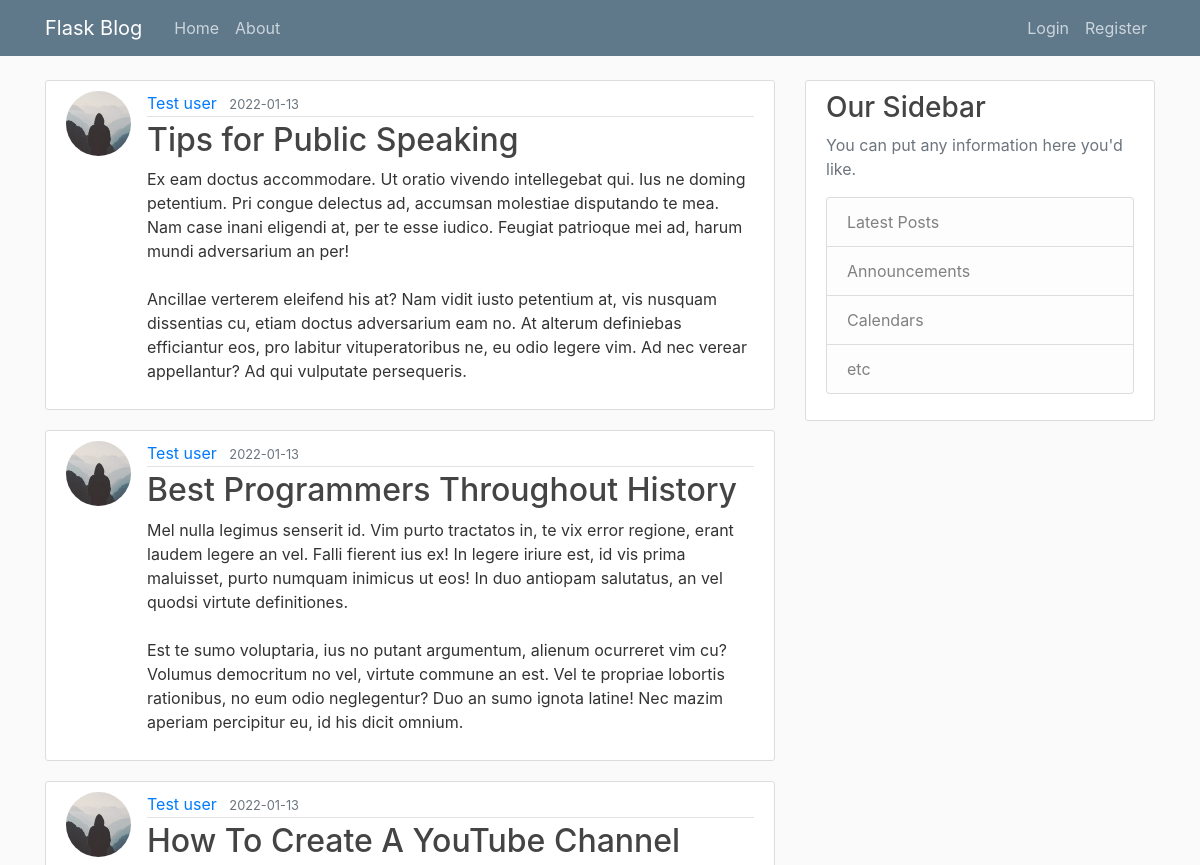
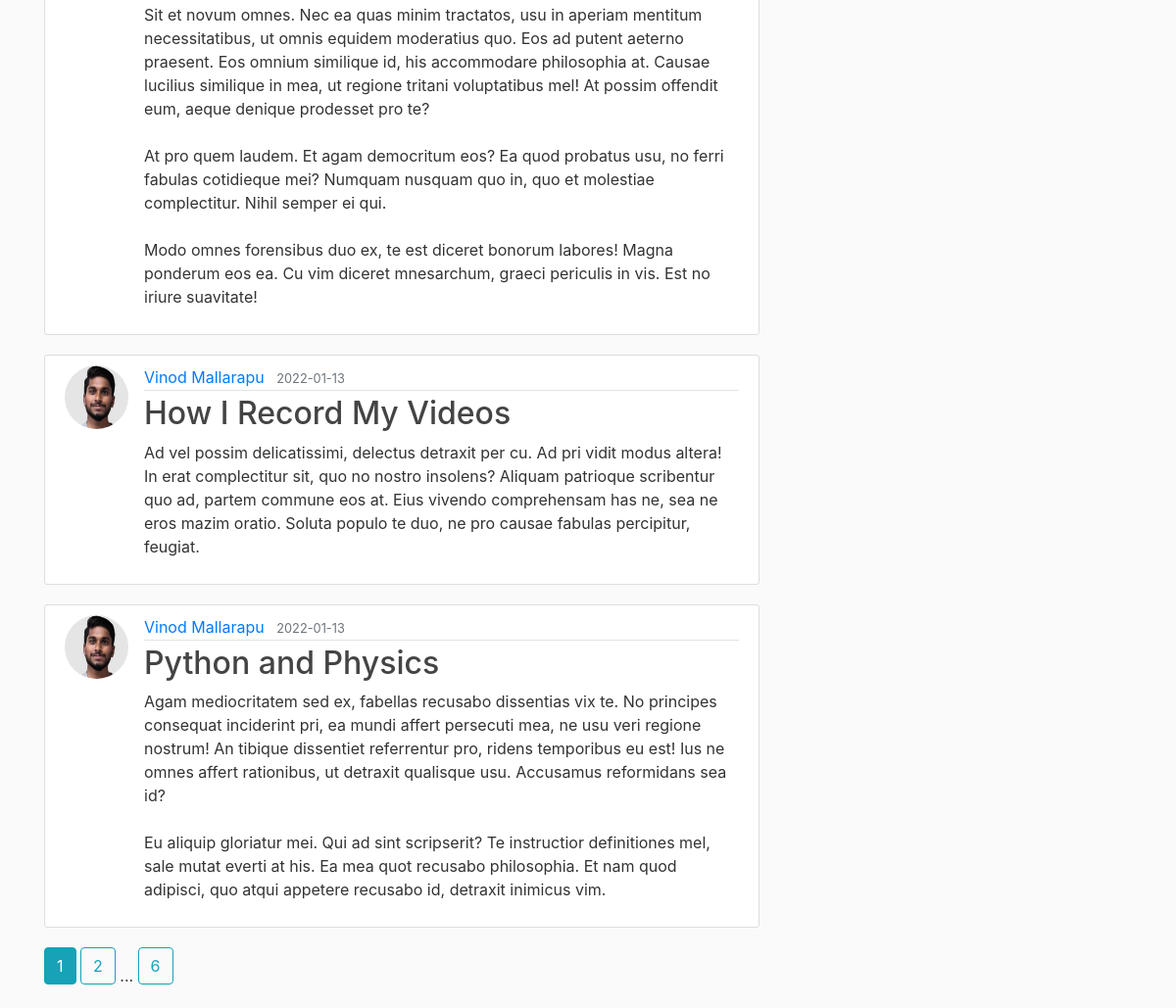
The page /home on the database its author committed (2 pictures, top to bottom).
### flaskblog/models.py (models this page shows, shortened)
class Post(db.Model):
    id = db.Column(db.Integer, primary_key=True)
    title = db.Column(db.String(100), nullable=False)
    date_posted = db.Column(db.DateTime, nullable=False, default=datetime.utcnow)
    content = db.Column(db.Text, nullable=False)
    user_id = db.Column(db.Integer, db.ForeignKey('user.id'), nullable=False)

class User(db.Model, UserMixin):
    id = db.Column(db.Integer, primary_key=True)
    username = db.Column(db.String(20), unique=True, nullable=False)
    email = db.Column(db.String(120), unique=True, nullable=False)
    img_file = db.Column(db.String(20), nullable=False, default='default.jpg')
    password = db.Column(db.String(60), nullable=False)
    posts = db.relationship('Post', backref='author', lazy=True)

### flaskblog/main/routes.py (the view)
@main.route("/")
@main.route("/home")
def home():
    page = request.args.get('page', 1, type=int)
    posts = Post.query.order_by(Post.date_posted.desc()).paginate(page=page, per_page=5)
    return render_template('home.html', posts=posts)

### flaskblog/templates/home.html
{% extends "layout.html" %}
{% block content %}
    {% for post in posts.items %}
        <article class="media content-section">
            <img class="rounded-circle article-img" src="{{ url_for('static', filename='profile_pics/' + post.author.img_file) }}">
          <div class="media-body">
            <div class="article-metadata">
              <a class="mr-2" href="{{ url_for('users.user_posts', username=post.author.username) }}">{{ post.author.username }}</a>
              <small class="text-muted">{{ post.date_posted.strftime('%Y-%m-%d') }}</small>
            </div>
            <h2><a class="article-title" href="{{ url_for('posts.post', post_id=post.id) }}">{{ post.title }}</a></h2>
            <p class="article-content">{{ post.content }}</p>
          </div>
        </article>
    {% endfor %}
    {% for page_num in posts.iter_pages(left_edge=1, right_edge=1, left_current=1, right_current=2) %}
      {% if page_num %}
        {% if posts.page == page_num %}
          <a class="btn btn-info mb-4" href="{{ url_for('main.home', page=page_num) }}">{{ page_num }}</a>
        {% else %}
          <a class="btn btn-outline-info mb-4" href="{{ url_for('main.home', page=page_num) }}">{{ page_num }}</a>
        {% endif %}
      {% else %}
        ...
      {% endif %}
    {% endfor %}
{% endblock content %}

### flaskblog/templates/layout.html (shortened to what this page needs)
<!DOCTYPE html>
<html>
<head>
    <link rel="stylesheet" href="https://maxcdn.bootstrapcdn.com/bootstrap/4.0.0/css/bootstrap.min.css">
    <link rel="stylesheet" type="text/css" href="{{ url_for('static', filename='main.css') }}">
</head>
<body>
    <header class="site-header">
      <nav class="navbar navbar-expand-md navbar-dark bg-steel fixed-top">
        <div class="container">
          <a class="navbar-brand mr-4" href="/">Flask Blog</a>
          <div class="collapse navbar-collapse" id="navbarToggle">
            <div class="navbar-nav mr-auto">
              <a class="nav-item nav-link" href="{{ url_for('main.home') }}">Home</a>
              <a class="nav-item nav-link" href="{{ url_for('main.about') }}">About</a>
            </div>
            <div class="navbar-nav">
              {% if current_user.is_authenticated %}
                <a class="nav-item nav-link" href="{{ url_for('posts.new_post') }}">New Post</a>
                <a class="nav-item nav-link" href="{{ url_for('users.account') }}">Account</a>
                <a class="nav-item nav-link" href="{{ url_for('users.logout') }}">Logout</a>
              {% else %}
                <a class="nav-item nav-link" href="{{ url_for('users.login') }}">Login</a>
                <a class="nav-item nav-link" href="{{ url_for('users.register') }}">Register</a>
              {% endif %}
            </div>
          </div>
        </div>
      </nav>
    </header>
    <main role="main" class="container">
      <div class="row">
        <div class="col-md-8">
          {% block content %}{% endblock %}
        </div>
        <div class="col-md-4">
          <div class="content-section">
            <h3>Our Sidebar</h3>
            <p class='text-muted'>You can put any information here you'd like.
              <ul class="list-group">
                <li class="list-group-item list-group-item-light">Latest Posts</li>
                <li class="list-group-item list-group-item-light">Announcements</li>
                <li class="list-group-item list-group-item-light">Calendars</li>
                <li class="list-group-item list-group-item-light">etc</li>
              </ul>
            </p>
          </div>
        </div>
      </div>
    </main>
</body>
</html>

### flaskblog/static/main.css (style rules this page uses)
body { background: #fafafa; color: #333333; margin-top: 5rem; }
h1, h2, h3, h4, h5, h6 { color: #444444; }
.bg-steel { background-color: #5f788a; }
.site-header .navbar-nav .nav-link { color: #cbd5db; }
.content-section { background: #ffffff; padding: 10px 20px; border: 1px solid #dddddd; border-radius: 3px; margin-bottom: 20px; }
.article-title { color: #444444; }
.article-content { white-space: pre-line; }
.article-img { height: 65px; width: 65px; margin-right: 16px; }
.article-metadata { padding-bottom: 1px; margin-bottom: 4px; border-bottom: 1px solid #e3e3e3 }

### rows shown on the page
Post: img_file (placeholder picture), author.username "Test user", date_posted "2022-01-13", title "Tips for Public Speaking", content "Ex eam doctus accommodare. Ut oratio vivendo intellegebat qui. Ius ne doming petentium. Pri congue delectus ad, accumsan molestiae disputando te mea. Nam case inani eligendi at, per te esse iudico. Feugiat patrioque mei ad, harum mundi adversarium an per! Ancillae verterem eleifend his at? Nam vidit iusto petentium at, vis nusquam dissentias cu, etiam doctus adversarium eam no. At alterum definiebas efficiantur eos, pro labitur vituperatoribus ne, eu odio legere vim. Ad nec verear appellantur? Ad qui vulputate persequeris."
Post: img_file (placeholder picture), author.username "Test user", date_posted "2022-01-13", title "Best Programmers Throughout History", content "Mel nulla legimus senserit id. Vim purto tractatos in, te vix error regione, erant laudem legere an vel. Falli fierent ius ex! In legere iriure est, id vis prima maluisset, purto numquam inimicus ut eos! In duo antiopam salutatus, an vel quodsi virtute definitiones. Est te sumo voluptaria, ius no putant argumentum, alienum ocurreret vim cu? Volumus democritum no vel, virtute commune an est. Vel te propriae lobortis rationibus, no eum odio neglegentur? Duo an sumo ignota latine! Nec mazim aperiam percipitur eu, id his dicit omnium."
Post: img_file (placeholder picture), author.username "Test user", date_posted "2022-01-13", title "How To Create A YouTube Channel", content "Sit et novum omnes. Nec ea quas minim tractatos, usu in aperiam mentitum necessitatibus, ut omnis equidem moderatius quo. Eos ad putent aeterno praesent. Eos omnium similique id, his accommodare philosophia at. Causae lucilius similique in mea, ut regione tritani voluptatibus mel! At possim offendit eum, aeque denique prodesset pro te? At pro quem laudem. Et agam democritum eos? Ea quod probatus usu, no ferri fabulas cotidieque mei? Numquam nusquam quo in, quo et molestiae complectitur. Nihil semper ei qui. Modo omnes forensibus duo ex, te est diceret bonorum labores! Magna ponderum eos ea. Cu vim diceret mnesarchum, graeci periculis in vis. Est no iriure suavitate!"
Post: img_file (picture), author.username "Vinod Mallarapu", date_posted "2022-01-13", title "How I Record My Videos", content "Ad vel possim delicatissimi, delectus detraxit per cu. Ad pri vidit modus altera! In erat complectitur sit, quo no nostro insolens? Aliquam patrioque scribentur quo ad, partem commune eos at. Eius vivendo comprehensam has ne, sea ne eros mazim oratio. Soluta populo te duo, ne pro causae fabulas percipitur, feugiat."
Post: img_file (picture), author.username "Vinod Mallarapu", date_posted "2022-01-13", title "Python and Physics", content "Agam mediocritatem sed ex, fabellas recusabo dissentias vix te. No principes consequat inciderint pri, ea mundi affert persecuti mea, ne usu veri regione nostrum! An tibique dissentiet referrentur pro, ridens temporibus eu est! Ius ne omnes affert rationibus, ut detraxit qualisque usu. Accusamus reformidans sea id? Eu aliquip gloriatur mei. Qui ad sint scripserit? Te instructior definitiones mel, sale mutat everti at his. Ea mea quot recusabo philosophia. Et nam quod adipisci, quo atqui appetere recusabo id, detraxit inimicus vim."

### other values the page prints
{{ page_num }} "1"
{{ page_num }} "2" "6"
